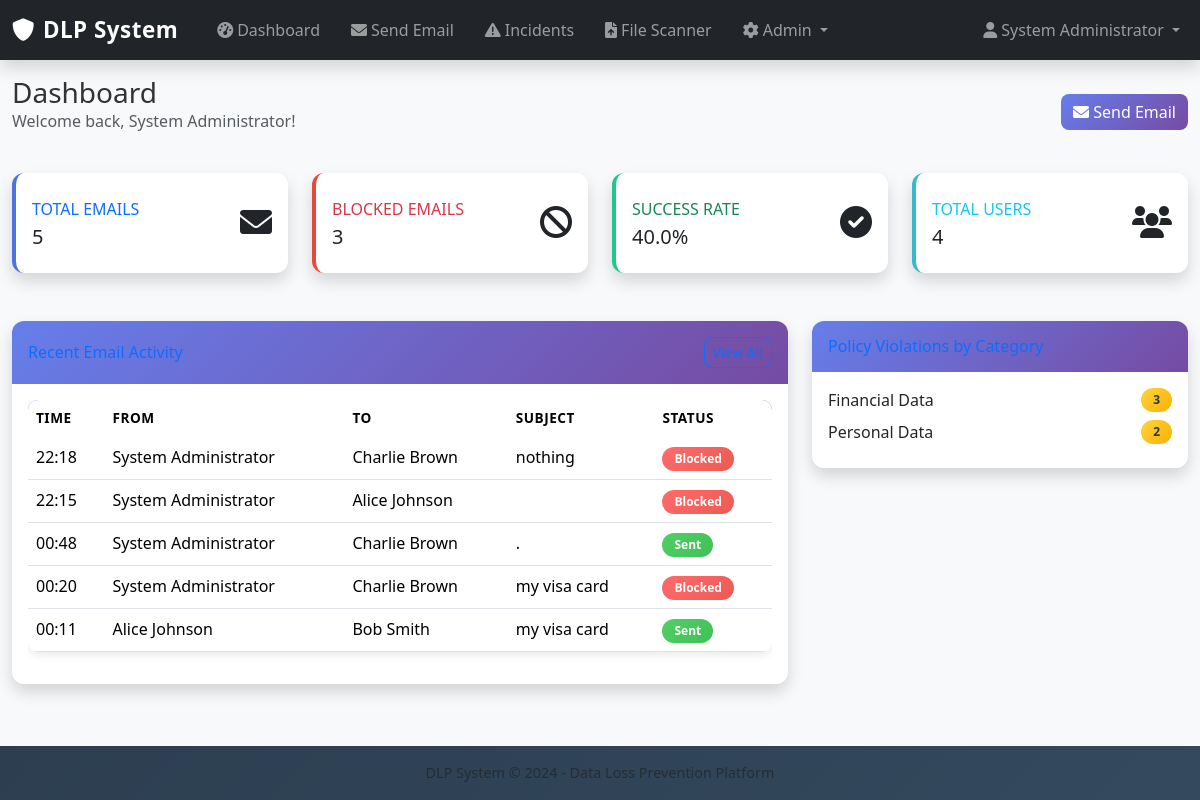
The page /dashboard (signed in) on the database its author committed.
### models.py (models this page shows, shortened)
class User(UserMixin, db.Model):
    id = db.Column(db.Integer, primary_key=True)
    email = db.Column(db.String(120), unique=True, nullable=False, index=True)
    name = db.Column(db.String(100), nullable=False)
    password_hash = db.Column(db.String(128))
    is_admin = db.Column(db.Boolean, default=False)
    is_active = db.Column(db.Boolean, default=True)
    created_at = db.Column(db.DateTime, default=datetime.utcnow)
    last_login = db.Column(db.DateTime)
    sent_emails = db.relationship('EmailLog', foreign_keys='EmailLog.sender_id', backref='sender', lazy='dynamic')
    received_emails = db.relationship('EmailLog', foreign_keys='EmailLog.recipient_id', backref='recipient', lazy='dynamic')

class EmailLog(db.Model):
    id = db.Column(db.Integer, primary_key=True)
    sender_id = db.Column(db.Integer, db.ForeignKey('user.id'), nullable=False)
    recipient_id = db.Column(db.Integer, db.ForeignKey('user.id'), nullable=False)
    content = db.Column(db.Text, nullable=False)
    subject = db.Column(db.String(200))
    is_blocked = db.Column(db.Boolean, default=False)
    block_reason = db.Column(db.String(500))
    policy_violations = db.Column(db.JSON)  # Store multiple policy violations
    timestamp = db.Column(db.DateTime, default=datetime.utcnow, index=True)

### app.py (the view)
@app.route("/dashboard")
@login_required
def dashboard():
    recent_emails = EmailLog.query.order_by(EmailLog.timestamp.desc()).limit(10).all()
    total_emails = EmailLog.query.count()
    blocked_emails = EmailLog.query.filter_by(is_blocked=True).count()
    total_users = User.query.count()
    violations_by_category = db.session.query(
        EmailLog.policy_violations
    ).filter(EmailLog.is_blocked == True).all()
    category_stats = {}
    for violation_data in violations_by_category:
        if violation_data[0]:  # policy_violations is not None
            violations = violation_data[0] if isinstance(violation_data[0], list) else [violation_data[0]]
            for violation in violations:
                category = violation.get('category', 'Unknown')
                category_stats[category] = category_stats.get(category, 0) + 1
    return render_template("dashboard.html",
                         recent_emails=recent_emails,
                         total_emails=total_emails,
                         blocked_emails=blocked_emails,
                         total_users=total_users,
                         category_stats=category_stats)

### app.py (called while the page is built)
@login_manager.user_loader
def load_user(user_id):
    return User.query.get(int(user_id))

### templates/dashboard.html (shortened to what this page needs)
{% extends "base.html" %}
{% block content %}
<div class="container-fluid">
    <div class="d-flex justify-content-between align-items-center mb-4">
        <div>
            <h1 class="h3 mb-0">Dashboard</h1>
            <p class="text-muted">Welcome back, {{ current_user.name }}!</p>
        </div>
        <div>
            <a href="{{ url_for('send_email') }}" class="btn btn-primary">
                <i class="fas fa-envelope"></i> Send Email
            </a>
        </div>
    </div>
    <div class="row mb-4">
        <div class="col-xl-3 col-md-6 mb-4">
            <div class="card border-left-primary shadow h-100 py-2">
                <div class="card-body">
                    <div class="row no-gutters align-items-center">
                        <div class="col mr-2">
                            <div class="text-xs font-weight-bold text-primary text-uppercase mb-1">Total Emails</div>
                            <div class="h5 mb-0 font-weight-bold text-gray-800">{{ total_emails }}</div>
                        </div>
                        <div class="col-auto">
                            <i class="fas fa-envelope fa-2x text-gray-300"></i>
                        </div>
                    </div>
                </div>
            </div>
        </div>
        <div class="col-xl-3 col-md-6 mb-4">
            <div class="card border-left-danger shadow h-100 py-2">
                <div class="card-body">
                    <div class="row no-gutters align-items-center">
                        <div class="col mr-2">
                            <div class="text-xs font-weight-bold text-danger text-uppercase mb-1">Blocked Emails</div>
                            <div class="h5 mb-0 font-weight-bold text-gray-800">{{ blocked_emails }}</div>
                        </div>
                        <div class="col-auto">
                            <i class="fas fa-ban fa-2x text-gray-300"></i>
                        </div>
                    </div>
                </div>
            </div>
        </div>
        <div class="col-xl-3 col-md-6 mb-4">
            <div class="card border-left-success shadow h-100 py-2">
                <div class="card-body">
                    <div class="row no-gutters align-items-center">
                        <div class="col mr-2">
                            <div class="text-xs font-weight-bold text-success text-uppercase mb-1">Success Rate</div>
                            <div class="h5 mb-0 font-weight-bold text-gray-800">
                                {% if total_emails > 0 %}
                                    {{ "%.1f"|format((total_emails - blocked_emails) / total_emails * 100) }}%
                                {% else %}
                                    0%
                                {% endif %}
                            </div>
                        </div>
                        <div class="col-auto">
                            <i class="fas fa-check-circle fa-2x text-gray-300"></i>
                        </div>
                    </div>
                </div>
            </div>
        </div>
        <div class="col-xl-3 col-md-6 mb-4">
            <div class="card border-left-info shadow h-100 py-2">
                <div class="card-body">
                    <div class="row no-gutters align-items-center">
                        <div class="col mr-2">
                            <div class="text-xs font-weight-bold text-info text-uppercase mb-1">Total Users</div>
                            <div class="h5 mb-0 font-weight-bold text-gray-800">{{ total_users }}</div>
                        </div>
                        <div class="col-auto">
                            <i class="fas fa-users fa-2x text-gray-300"></i>
                        </div>
                    </div>
                </div>
            </div>
        </div>
    </div>
    <div class="row">
        <div class="col-lg-8 mb-4">
            <div class="card shadow">
                <div class="card-header py-3 d-flex flex-row align-items-center justify-content-between">
                    <h6 class="m-0 font-weight-bold text-primary">Recent Email Activity</h6>
                    <a href="{{ url_for('incidents') }}" class="btn btn-sm btn-outline-primary">View All</a>
                </div>
                <div class="card-body">
                    {% if recent_emails %}
                        <div class="table-responsive">
                            <table class="table table-hover">
                                <thead>
                                    <tr>
                                        <th>Time</th>
                                        <th>From</th>
                                        <th>To</th>
                                        <th>Subject</th>
                                        <th>Status</th>
                                    </tr>
                                </thead>
                                <tbody>
                                    {% for email in recent_emails %}
                                    <tr>
                                        <td>{{ email.timestamp.strftime('%H:%M') }}</td>
                                        <td>{{ email.sender.name }}</td>
                                        <td>{{ email.recipient.name }}</td>
                                        <td>{{ email.subject[:30] }}{% if email.subject|length > 30 %}...{% endif %}</td>
                                        <td>
                                            {% if email.is_blocked %}
                                                <span class="badge bg-danger">Blocked</span>
                                            {% else %}
                                                <span class="badge bg-success">Sent</span>
                                            {% endif %}
                                        </td>
                                    </tr>
                                    {% endfor %}
                                </tbody>
                            </table>
                        </div>
                    {% else %}
                        <p class="text-muted text-center py-4">No email activity yet.</p>
                    {% endif %}
                </div>
            </div>
        </div>
        <div class="col-lg-4 mb-4">
            <div class="card shadow">
                <div class="card-header py-3">
                    <h6 class="m-0 font-weight-bold text-primary">Policy Violations by Category</h6>
                </div>
                <div class="card-body">
                    {% if category_stats %}
                        {% for category, count in category_stats.items() %}
                        <div class="d-flex justify-content-between align-items-center mb-2">
                            <span class="text-sm">{{ category }}</span>
                            <span class="badge bg-warning">{{ count }}</span>
                        </div>
                        {% endfor %}
                    {% else %}
                        <p class="text-muted text-center py-4">No policy violations detected.</p>
                    {% endif %}
                </div>
            </div>
        </div>
    </div>
</div>
{% endblock %}

### templates/base.html (shortened to what this page needs)
<!doctype html>
<html lang="en">
<head>
  <link href="https://cdn.jsdelivr.net/npm/bootstrap@5.3.3/dist/css/bootstrap.min.css" rel="stylesheet">
  <link href="https://cdnjs.cloudflare.com/ajax/libs/font-awesome/6.0.0/css/all.min.css" rel="stylesheet">
  <link href="{{ url_for('static', filename='style.css') }}" rel="stylesheet">
</head>
<body>
  {% if current_user.is_authenticated %}
  <nav class="navbar navbar-expand-lg navbar-dark bg-dark shadow">
    <div class="container-fluid">
      <a class="navbar-brand" href="{{ url_for('dashboard') }}">
        <i class="fas fa-shield-alt me-2"></i>DLP System
      </a>
      <div class="collapse navbar-collapse" id="navbarNav">
        <ul class="navbar-nav me-auto">
          <li class="nav-item">
            <a class="nav-link" href="{{ url_for('dashboard') }}">
              <i class="fas fa-tachometer-alt me-1"></i>Dashboard
            </a>
          </li>
          <li class="nav-item">
            <a class="nav-link" href="{{ url_for('send_email') }}">
              <i class="fas fa-envelope me-1"></i>Send Email
            </a>
          </li>
          <li class="nav-item">
            <a class="nav-link" href="{{ url_for('incidents') }}">
              <i class="fas fa-exclamation-triangle me-1"></i>Incidents
            </a>
          </li>
          <li class="nav-item">
            <a class="nav-link" href="{{ url_for('file_scanner_page') }}">
              <i class="fas fa-file-upload me-1"></i>File Scanner
            </a>
          </li>
          {% if current_user.is_admin %}
          <li class="nav-item dropdown">
            <a class="nav-link dropdown-toggle" href="#" id="adminDropdown" role="button" data-bs-toggle="dropdown">
              <i class="fas fa-cog me-1"></i>Admin
            </a>
          </li>
          {% endif %}
        </ul>
        <ul class="navbar-nav">
          <li class="nav-item dropdown">
            <a class="nav-link dropdown-toggle" href="#" id="userDropdown" role="button" data-bs-toggle="dropdown">
              <i class="fas fa-user me-1"></i>{{ current_user.name }}
            </a>
          </li>
        </ul>
      </div>
    </div>
  </nav>
  {% endif %}
  {% block content %}{% endblock %}
  {% if current_user.is_authenticated %}
  <footer class="footer mt-auto py-3 bg-light">
    <div class="container text-center">
      <span class="text-muted">DLP System &copy; 2024 - Data Loss Prevention Platform</span>
    </div>
  </footer>
  {% endif %}
</body>
</html>

### static/style.css (style rules this page uses)
body { background-color: #f8f9fa; font-family: "Segoe UI", Roboto, Arial, sans-serif; color: #333; min-height: 100vh; display: flex; flex-direction: column; }
.navbar-brand { font-weight: bold; font-size: 1.4rem; letter-spacing: 0.5px; }
.nav-link { margin-left: 15px; transition: color 0.2s ease-in-out; }
.card { border-radius: 12px; box-shadow: 0px 4px 12px rgba(0, 0, 0, 0.1); transition: all 0.3s ease; border: none; }
.card-header { background: linear-gradient(135deg, #667eea 0%, #764ba2 100%); color: white; border-radius: 12px 12px 0 0 !important; border: none; font-weight: 600; }
.border-left-primary { border-left: 0.25rem solid #4e73df !important; }
.border-left-danger { border-left: 0.25rem solid #e74a3b !important; }
.border-left-success { border-left: 0.25rem solid #1cc88a !important; }
.border-left-info { border-left: 0.25rem solid #36b9cc !important; }
.btn { border-radius: 8px; font-weight: 500; transition: all 0.3s ease; }
.btn-primary { background: linear-gradient(135deg, #667eea 0%, #764ba2 100%); border: none; }
.table { border-radius: 10px; overflow: hidden; box-shadow: 0 2px 8px rgba(0,0,0,0.1); }
.table thead { background: linear-gradient(135deg, #667eea 0%, #764ba2 100%); color: white; }
.table thead th { border: none; font-weight: 600; text-transform: uppercase; font-size: 0.85rem; letter-spacing: 0.5px; }
.table tbody tr { transition: all 0.2s ease; }
.badge { font-size: 0.75rem; padding: 6px 12px; border-radius: 20px; font-weight: 600; }
.badge.bg-danger { background: linear-gradient(135deg, #ff6b6b, #ee5a52) !important; }
.badge.bg-success { background: linear-gradient(135deg, #51cf66, #40c057) !important; }
.badge.bg-warning { background: linear-gradient(135deg, #ffd43b, #fab005) !important; color: #333 !important; }
.footer { background: linear-gradient(135deg, #2c3e50, #34495e); color: #ecf0f1; text-align: center; padding: 20px; margin-top: auto; font-size: 0.9rem; }

### templates/dashboard.html (style rules this page uses)
.border-left-primary { border-left: 0.25rem solid #4e73df !important; }
.border-left-danger { border-left: 0.25rem solid #e74a3b !important; }
.border-left-success { border-left: 0.25rem solid #1cc88a !important; }
.border-left-info { border-left: 0.25rem solid #36b9cc !important; }

### rows shown on the page
User: name "System Administrator"
EmailLog: timestamp "22:18", sender.name "System Administrator", recipient.name "Charlie Brown", subject "nothing", is_blocked "Blocked"
EmailLog: timestamp "22:15", sender.name "System Administrator", recipient.name "Alice Johnson", is_blocked "Blocked"
EmailLog: timestamp "00:48", sender.name "System Administrator", recipient.name "Charlie Brown", subject ".", is_blocked "Sent"
EmailLog: timestamp "00:20", sender.name "System Administrator", recipient.name "Charlie Brown", subject "my visa card", is_blocked "Blocked"
EmailLog: timestamp "00:11", sender.name "Alice Johnson", recipient.name "Bob Smith", subject "my visa card", is_blocked "Sent"

### other values the page prints
{{ total_emails }} "5"
{{ blocked_emails }} "3"
{{ "%.1f"|format((total_emails - blocked_emails) / total_emails * 100) }} "40.0"
{{ total_users }} "4"
{{ category }} "Financial Data" "Personal Data"
{{ count }} "3" "2"
